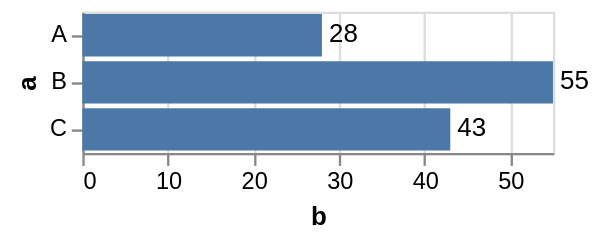

The specification (Vega-Lite) saved for this image:
### Vega specification from a JSON file in a GitHub repository (floating-point values rounded to 4 significant figures)
{"$schema": "https://vega.github.io/schema/vega/v5.json", "background": "white", "padding": 5, "width": 200, "style": "cell", "data": [{"name": "source_0", "values": [{"a": "A", "b": 28}, {"a": "B", "b": 55}, {"a": "C", "b": 43}]}, {"name": "data_0", "source": "source_0", "transform": [{"type": "filter", "expr": "isValid(datum[\"b\"]) && isFinite(+datum[\"b\"])"}]}], "signals": [{"name": "y_step", "value": 20}, {"name": "height", "update": "bandspace(domain('y').length, 0.1, 0.05) * y_step"}], "marks": [{"name": "layer_0_marks", "type": "rect", "style": ["bar"], "from": {"data": "data_0"}, "encode": {"update": {"fill": {"value": "#4c78a8"}, "ariaRoleDescription": {"value": "bar"}, "description": {"signal": "\"a: \" + (isValid(datum[\"a\"]) ? datum[\"a\"] : \"\"+datum[\"a\"]) + \"; b: \" + (format(datum[\"b\"], \"\"))"}, "x": {"scale": "x", "field": "b"}, "x2": {"scale": "x", "value": 0}, "y": {"scale": "y", "field": "a"}, "height": {"scale": "y", "band": 1}}}}, {"name": "layer_1_marks", "type": "text", "style": ["text", "label"], "from": {"data": "data_0"}, "encode": {"update": {"fill": {"value": "black"}, "description": {"signal": "\"a: \" + (isValid(datum[\"a\"]) ? datum[\"a\"] : \"\"+datum[\"a\"]) + \"; b: \" + (format(datum[\"b\"], \"\"))"}, "x": {"scale": "x", "field": "b"}, "y": {"scale": "y", "field": "a", "band": 0.5}, "text": {"signal": "format(datum[\"b\"], \"\")"}}}}], "scales": [{"name": "x", "type": "linear", "domain": {"data": "data_0", "field": "b"}, "range": [0, {"signal": "width"}], "nice": true, "zero": true}, {"name": "y", "type": "band", "domain": {"data": "data_0", "field": "a", "sort": true}, "range": {"step": {"signal": "y_step"}}, "paddingInner": 0.1, "paddingOuter": 0.05}], "axes": [{"scale": "x", "orient": "bottom", "gridScale": "y", "grid": true, "tickCount": {"signal": "ceil(width/40)"}, "domain": false, "labels": false, "aria": false, "maxExtent": 0, "minExtent": 0, "ticks": false, "zindex": 0}, {"scale": "x", "orient": "bottom", "grid": false, "title": "b", "labelFlush": true, "labelOverlap": true, "tickCount": {"signal": "ceil(width/40)"}, "zindex": 0}, {"scale": "y", "orient": "left", "grid": false, "title": "a", "zindex": 0}], "config": {"style": {"label": {"align": "left", "baseline": "middle", "dx": 3}}}}
